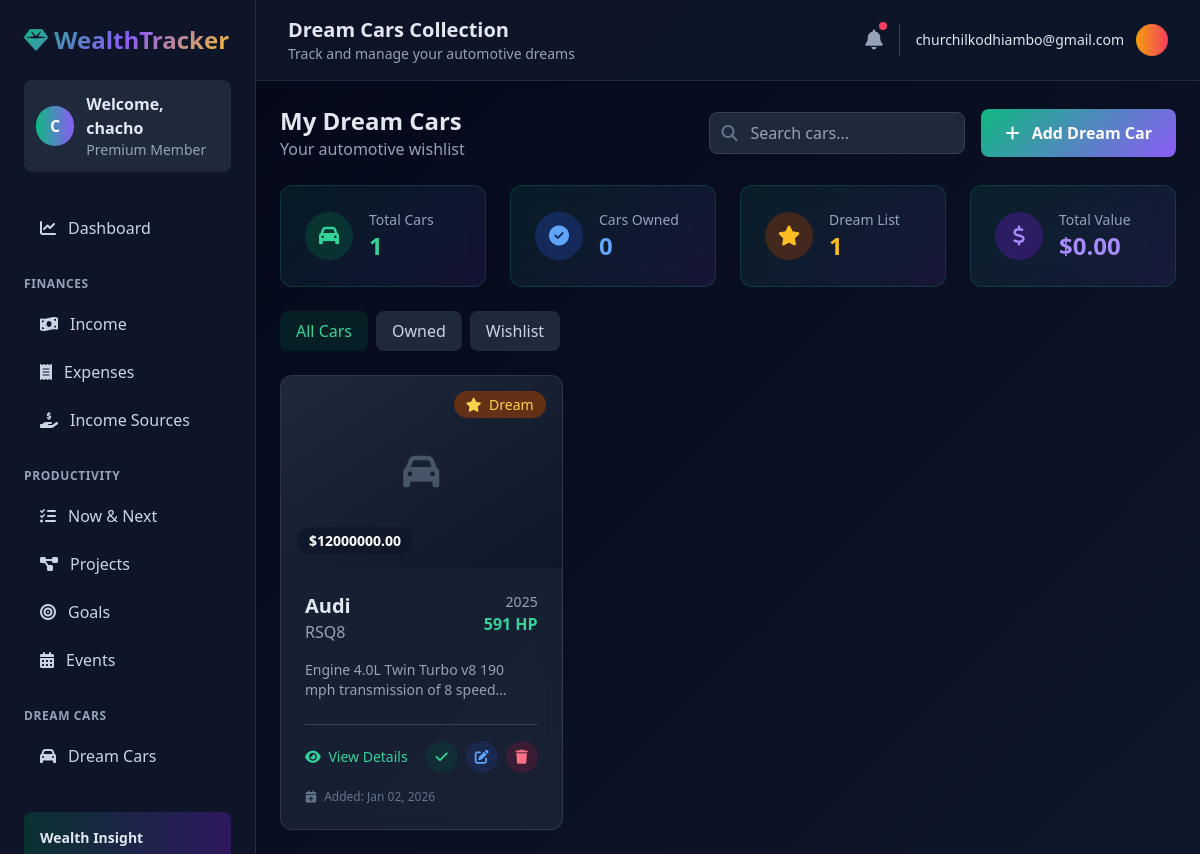
The app's page /dreamcars/ (signed in) with its own data.
### Tracker/models.py (models this page shows, shortened)
class DreamCar(models.Model):
    user = models.ForeignKey(User, on_delete=models.CASCADE, null=True)
    brand = models.CharField(max_length=100, default="")
    model = models.CharField(max_length=100, default="")
    horsepower = models.IntegerField(default=0)
    year = models.IntegerField(default=2024)
    price = models.FloatField(default=0)
    bought = models.BooleanField(default=False)
    date_bought = models.DateTimeField(null=True, blank=True)
    date_added = models.DateTimeField(default=timezone.now)
    description = models.TextField(default="")
    pictures = models.ManyToManyField(Pictures, blank=True)

### Tracker/views.py (the view)
# urls.py: path('dreamcars/', views.DreamCarListView.as_view(), name='dreamcar-list'),
class DreamCarListView(LoginRequiredMixin, ListView):
    model = DreamCar
    template_name = 'dreamcar/dreamcar_list.html'
    context_object_name = 'cars'
    paginate_by = 12
    def get_queryset(self):
        queryset = DreamCar.objects.filter(user=self.request.user).order_by('-date_added')
        status = self.request.GET.get('status')
        if status == 'bought':
            queryset = queryset.filter(bought=True)
        elif status == 'not_bought':
            queryset = queryset.filter(bought=False)
        search_query = self.request.GET.get('search')
        if search_query:
            queryset = queryset.filter(
                Q(brand__icontains=search_query) |
                Q(model__icontains=search_query) |
                Q(description__icontains=search_query)
            )
        return queryset
    def get_context_data(self, **kwargs):
        context = super().get_context_data(**kwargs)
        cars_with_first_picture = []
        for car in context['cars']:
            first_picture = car.pictures.first()  # Get first picture from ManyToMany
            cars_with_first_picture.append({
                'car': car,
                'first_picture': first_picture
            })
        context['cars_with_images'] = cars_with_first_picture
        context['total_cars'] = self.get_queryset().count()
        context['bought_cars'] = self.get_queryset().filter(bought=True).count()
        context['dream_cars'] = self.get_queryset().filter(bought=False).count()
        total_value = sum(car.price for car in self.get_queryset().filter(bought=True))
        context['total_value'] = total_value
        return context

### Tracker/templates/dreamcar/dreamcar_list.html (shortened to what this page needs)
{% extends 'tracker/base.html' %}
{% load static %}
{% block header_title %}Dream Cars Collection{% endblock %}
{% block header_subtitle %}Track and manage your automotive dreams{% endblock %}
{% block content %}
<div class="space-y-6">
    <div class="flex flex-col md:flex-row items-start md:items-center justify-between gap-4">
        <div>
            <h2 class="text-2xl font-bold">My Dream Cars</h2>
            <p class="text-slate-400">Your automotive wishlist</p>
        </div>
        <div class="flex items-center space-x-4">
            <div class="relative">
                <input type="text"
                       placeholder="Search cars..."
                       class="bg-slate-800 border border-slate-700 rounded-lg px-4 py-2 pl-10 w-full md:w-64 focus:outline-none focus:ring-2 focus:ring-emerald-500">
                <i class="fas fa-search absolute left-3 top-1/2 transform -translate-y-1/2 text-slate-500"></i>
            </div>
            <a href="{% url 'dreamcar-create' %}" class="btn-primary">
                <i class="fas fa-plus mr-2"></i> Add Dream Car
            </a>
        </div>
    </div>
    <div class="grid grid-cols-1 md:grid-cols-4 gap-6">
        <div class="stat-card card p-6 rounded-xl">
            <div class="flex items-center">
                <div class="w-12 h-12 bg-emerald-900/50 rounded-full flex items-center justify-center mr-4">
                    <i class="fas fa-car text-emerald-400 text-xl"></i>
                </div>
                <div>
                    <p class="text-slate-400 text-sm">Total Cars</p>
                    <h3 class="text-2xl font-bold text-emerald-400">{{ total_cars|default:"0" }}</h3>
                </div>
            </div>
        </div>
        <div class="stat-card card p-6 rounded-xl">
            <div class="flex items-center">
                <div class="w-12 h-12 bg-blue-900/50 rounded-full flex items-center justify-center mr-4">
                    <i class="fas fa-check-circle text-blue-400 text-xl"></i>
                </div>
                <div>
                    <p class="text-slate-400 text-sm">Cars Owned</p>
                    <h3 class="text-2xl font-bold text-blue-400">{{ bought_cars|default:"0" }}</h3>
                </div>
            </div>
        </div>
        <div class="stat-card card p-6 rounded-xl">
            <div class="flex items-center">
                <div class="w-12 h-12 bg-amber-900/50 rounded-full flex items-center justify-center mr-4">
                    <i class="fas fa-star text-amber-400 text-xl"></i>
                </div>
                <div>
                    <p class="text-slate-400 text-sm">Dream List</p>
                    <h3 class="text-2xl font-bold text-amber-400">{{ dream_cars|default:"0" }}</h3>
                </div>
            </div>
        </div>
        <div class="stat-card card p-6 rounded-xl">
            <div class="flex items-center">
                <div class="w-12 h-12 bg-violet-900/50 rounded-full flex items-center justify-center mr-4">
                    <i class="fas fa-dollar-sign text-violet-400 text-xl"></i>
                </div>
                <div>
                    <p class="text-slate-400 text-sm">Total Value</p>
                    <h3 class="text-2xl font-bold text-violet-400">${{ total_value|floatformat:2|default:"0" }}</h3>
                </div>
            </div>
        </div>
    </div>
    <div class="flex flex-wrap gap-2 mb-6">
        <a href="{% url 'dreamcar-list' %}"
           class="px-4 py-2 {% if not request.GET.status %}bg-emerald-900/30 text-emerald-400{% else %}bg-slate-800 hover:bg-slate-700 text-slate-300{% endif %} rounded-lg font-medium">
            All Cars
        </a>
        <a href="?status=bought"
           class="px-4 py-2 {% if request.GET.status == 'bought' %}bg-emerald-900/30 text-emerald-400{% else %}bg-slate-800 hover:bg-slate-700 text-slate-300{% endif %} rounded-lg">
            Owned
        </a>
        <a href="?status=not_bought"
           class="px-4 py-2 {% if request.GET.status == 'not_bought' %}bg-emerald-900/30 text-emerald-400{% else %}bg-slate-800 hover:bg-slate-700 text-slate-300{% endif %} rounded-lg">
            Wishlist
        </a>
    </div>
    <div class="grid grid-cols-1 md:grid-cols-2 lg:grid-cols-3 xl:grid-cols-4 gap-6">
        {% for item in cars_with_images %}
        <div class="card rounded-xl overflow-hidden hover:shadow-xl transition-shadow duration-300">
            <div class="relative h-48 overflow-hidden bg-slate-900">
                {% if item.first_picture %}
                <img src="{{ item.first_picture.picture.url }}"
                     alt="{{ item.car.brand }} {{ item.car.model }}"
                     class="w-full h-full object-cover transition-transform duration-500 hover:scale-110">
                {% else %}
                <div class="w-full h-full flex items-center justify-center bg-gradient-to-br from-slate-800 to-slate-900">
                    <i class="fas fa-car text-4xl text-slate-600"></i>
                </div>
                {% endif %}
                <div class="absolute top-4 right-4">
                    {% if item.car.bought %}
                    <span class="px-3 py-1 bg-emerald-900/80 text-emerald-300 rounded-full text-sm font-medium backdrop-blur-sm">
                        <i class="fas fa-check mr-1"></i> Owned
                    </span>
                    {% else %}
                    <span class="px-3 py-1 bg-amber-900/80 text-amber-300 rounded-full text-sm font-medium backdrop-blur-sm">
                        <i class="fas fa-star mr-1"></i> Dream
                    </span>
                    {% endif %}
                </div>
                <div class="absolute bottom-4 left-4">
                    <span class="px-3 py-1 bg-slate-900/80 text-white rounded-full text-sm font-bold backdrop-blur-sm">
                        ${{ item.car.price|floatformat:2 }}
                    </span>
                </div>
            </div>
            <div class="p-6">
                <div class="flex items-start justify-between mb-4">
                    <div>
                        <h3 class="text-xl font-bold">{{ item.car.brand }}</h3>
                        <p class="text-slate-400">{{ item.car.model }}</p>
                    </div>
                    <div class="text-right">
                        <p class="text-sm text-slate-400">{{ item.car.year }}</p>
                        <p class="text-emerald-400 font-bold">{{ item.car.horsepower }} HP</p>
                    </div>
                </div>
                <p class="text-slate-400 text-sm mb-6 line-clamp-2">{{ item.car.description|truncatechars:100 }}</p>
                <div class="flex items-center justify-between pt-4 border-t border-slate-700">
                    <a href="{% url 'dreamcar-detail' item.car.pk %}"
                       class="text-emerald-400 hover:text-emerald-300 font-medium text-sm">
                        <i class="fas fa-eye mr-1"></i> View Details
                    </a>
                    <div class="flex items-center space-x-2">
                        {% if not item.car.bought %}
                        <button onclick="markAsBought({{ item.car.pk }})"
                                class="w-8 h-8 bg-emerald-900/30 hover:bg-emerald-900/50 rounded-full flex items-center justify-center text-emerald-400 hover:text-emerald-300">
                            <i class="fas fa-check text-sm"></i>
                        </button>
                        {% endif %}
                        <a href="{% url 'dreamcar-update' item.car.pk %}"
                           class="w-8 h-8 bg-blue-900/30 hover:bg-blue-900/50 rounded-full flex items-center justify-center text-blue-400 hover:text-blue-300">
                            <i class="fas fa-edit text-sm"></i>
                        </a>
                        <a href="{% url 'dreamcar-delete' item.car.pk %}"
                           class="w-8 h-8 bg-rose-900/30 hover:bg-rose-900/50 rounded-full flex items-center justify-center text-rose-400 hover:text-rose-300">
                            <i class="fas fa-trash text-sm"></i>
                        </a>
                    </div>
                </div>
                <div class="mt-4 text-xs text-slate-500">
                    <i class="fas fa-calendar-plus mr-1"></i>
                    Added: {{ item.car.date_added|date:"M d, Y" }}
                </div>
            </div>
        </div>
        {% endfor %}
    </div>
</div>
{% endblock %}

### Tracker/templates/tracker/base.html (shortened to what this page needs)
{% load static %}
<!DOCTYPE html>
<html lang="en" class="dark">
<head>
    <script src="https://cdn.tailwindcss.com"></script>
    <link rel="stylesheet" href="https://cdnjs.cloudflare.com/ajax/libs/font-awesome/6.4.0/css/all.min.css">
</head>
<body class="font-sans antialiased">
    <div class="flex h-screen">
        <aside class="sidebar w-64 flex-shrink-0 overflow-y-auto">
            <div class="p-6">
                <h1 class="text-2xl font-bold gradient-text">
                    <i class="fas fa-gem"></i> WealthTracker
                </h1>
                <div class="mt-6">
                    <div class="flex items-center space-x-3 p-3 bg-slate-800 rounded-lg">
                        <div class="w-10 h-10 bg-gradient-to-r from-emerald-500 to-violet-500 rounded-full flex items-center justify-center">
                            <span class="font-bold text-white">{{ request.user.username|first|upper }}</span>
                        </div>
                        <div>
                            <p class="font-semibold">Welcome, {{ request.user.username }}</p>
                            <p class="text-sm text-slate-400">Premium Member</p>
                        </div>
                    </div>
                </div>
                <nav class="mt-8">
                    <a href="{% url 'dashboard' %}" class="sidebar-link {% if request.path == '/' %}active{% endif %}">
                        <i class="fas fa-chart-line"></i> Dashboard
                    </a>
                    <p class="text-slate-400 text-xs uppercase tracking-wider font-semibold mt-6 mb-2">Finances</p>
                    <a href="{% url 'income-list' %}" class="sidebar-link">
                        <i class="fas fa-money-bill-wave"></i> Income
                    </a>
                    <a href="{% url 'expenses-list' %}" class="sidebar-link">
                        <i class="fas fa-receipt"></i> Expenses
                    </a>
                    <a href="{% url 'incomesource-list' %}" class="sidebar-link">
                        <i class="fas fa-hand-holding-usd"></i> Income Sources
                    </a>
                    <p class="text-slate-400 text-xs uppercase tracking-wider font-semibold mt-6 mb-2">Productivity</p>
                    <a href="{% url 'nownext-list' %}" class="sidebar-link">
                        <i class="fas fa-tasks"></i> Now & Next
                    </a>
                    <a href="{% url 'projects-list' %}" class="sidebar-link">
                        <i class="fas fa-project-diagram"></i> Projects
                    </a>
                    <a href="{% url 'goals-list' %}" class="sidebar-link">
                        <i class="fas fa-bullseye"></i> Goals
                    </a>
                    <a href="{% url 'event-list' %}" class="sidebar-link">
                        <i class="fas fa-calendar-alt"></i> Events
                    </a>
                    <p class="text-slate-400 text-xs uppercase tracking-wider font-semibold mt-6 mb-2">Dream Cars</p>
                    <a href="{% url 'dreamcar-list' %}" class="sidebar-link">
                        <i class="fas fa-car"></i> Dream Cars
                    </a>
                    <div class="mt-8 p-4 bg-gradient-to-r from-emerald-900/50 to-violet-900/50 rounded-lg">
                        <p class="text-sm font-semibold">Wealth Insight</p>
                    </div>
                </nav>
            </div>
        </aside>
        <div class="flex-1 overflow-y-auto">
            <header class="sticky top-0 z-10 bg-slate-900/90 backdrop-blur-md border-b border-slate-800">
                <div class="flex items-center justify-between px-8 py-4">
                    <div>
                        <h2 class="text-xl font-semibold">{% block header_title %}Dashboard{% endblock %}</h2>
                        <p class="text-sm text-slate-400">{% block header_subtitle %}Track your wealth journey{% endblock %}</p>
                    </div>
                    <div class="flex items-center space-x-4">
                        <div class="relative">
                            <i class="fas fa-bell text-slate-400 text-xl"></i>
                            <span class="absolute -top-1 -right-1 w-2 h-2 bg-rose-500 rounded-full"></span>
                        </div>
                        <div class="flex items-center space-x-3">
                            <span class="text-sm font-medium">{{ request.user.email }}</span>
                            <div class="w-8 h-8 bg-gradient-to-r from-amber-500 to-rose-500 rounded-full"></div>
                        </div>
                    </div>
                </div>
            </header>
            <main class="p-6">
                {% block content %}{% endblock %}
            </main>
        </div>
    </div>
</body>
</html>

### records on screen
DreamCar: bought False (drawn), car.price "12000000.00", car.brand "Audi", car.model "RSQ8", car.year "2025", car.horsepower "591", car.description "Engine 4.0L Twin Turbo v8 190 mph transmission of 8…", car.date_added "Jan 02, 2026"

### other values on screen
{{ request.user.username|first|upper }} "C"
{{ request.user.username }} "chacho"
{{ request.user.email }} "churchilkodhiambo@gmail.com"
{{ total_cars|default:"0" }} "1"
{{ bought_cars|default:"0" }} "0"
{{ dream_cars|default:"0" }} "1"
{{ total_value|floatformat:2|default:"0" }} "0.00"
